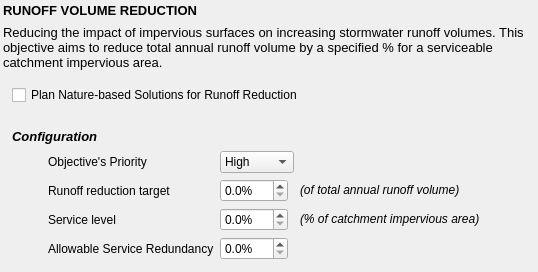
               <widget class="QWidget" name="widget" native="true">
                <layout class="QVBoxLayout" name="verticalLayout_42">
                 <property name="leftMargin">
                  <number>3</number>
                 </property>
                 <property name="topMargin">
                  <number>3</number>
                 </property>
                 <property name="rightMargin">
                  <number>3</number>
                 </property>
                 <property name="bottomMargin">
                  <number>3</number>
                 </property>
                 <item>
                  <widget class="QLabel" name="design_ration_lbl">
                   <property name="minimumSize">
                    <size>
                     <width>0</width>
                     <height>16</height>
                    </size>
                   </property>
                   <property name="maximumSize">
                    <size>
                     <width>16777215</width>
                     <height>16</height>
                    </size>
                   </property>
                   <property name="whatsThis">
                    <string>Select what design goals to consider and what priority they take over each other. Highest priority (1) and Lowest priority (3) influence technology's chance of being implemented. Note that equal priority can be set as well, in which case no one design rationale is more important than the other.</string>
                   </property>
                   <property name="text">
                    <string>&lt;!DOCTYPE HTML PUBLIC &quot;-//W3C//DTD HTML 4.0//EN&quot; &quot;http://www.w3.org/TR/REC-html40/strict.dtd&quot;&gt;
&lt;html&gt;&lt;head&gt;&lt;meta name=&quot;qrichtext&quot; content=&quot;1&quot; /&gt;&lt;style type=&quot;text/css&quot;&gt;
p, li { white-space: pre-wrap; }
&lt;/style&gt;&lt;/head&gt;&lt;body style=&quot; font-family:'MS Shell Dlg 2'; font-size:10pt; font-weight:400; font-style:normal;&quot;&gt;
&lt;p style=&quot; margin-top:0px; margin-bottom:0px; margin-left:0px; margin-right:0px; -qt-block-indent:0; text-indent:0px;&quot;&gt;&lt;span style=&quot; font-weight:600;&quot;&gt;RUNOFF VOLUME REDUCTION&lt;/span&gt;&lt;/p&gt;&lt;/body&gt;&lt;/html&gt;</string>
                   </property>
                  </widget>
                 </item>
                 <item>
                  <widget class="QLabel" name="design_ration_lbl_2">
                   <property name="minimumSize">
                    <size>
                     <width>0</width>
                     <height>0</height>
                    </size>
                   </property>
                   <property name="maximumSize">
                    <size>
                     <width>16777215</width>
                     <height>16777215</height>
                    </size>
                   </property>
                   <property name="whatsThis">
                    <string>Select what design goals to consider and what priority they take over each other. Highest priority (1) and Lowest priority (3) influence technology's chance of being implemented. Note that equal priority can be set as well, in which case no one design rationale is more important than the other.</string>
                   </property>
                   <property name="text">
                    <string>&lt;!DOCTYPE HTML PUBLIC &quot;-//W3C//DTD HTML 4.0//EN&quot; &quot;http://www.w3.org/TR/REC-html40/strict.dtd&quot;&gt;
&lt;html&gt;&lt;head&gt;&lt;meta name=&quot;qrichtext&quot; content=&quot;1&quot; /&gt;&lt;style type=&quot;text/css&quot;&gt;
p, li { white-space: pre-wrap; }
&lt;/style&gt;&lt;/head&gt;&lt;body style=&quot; font-family:'MS Shell Dlg 2'; font-size:10pt; font-weight:400; font-style:normal;&quot;&gt;
&lt;p style=&quot; margin-top:0px; margin-bottom:0px; margin-left:0px; margin-right:0px; -qt-block-indent:0; text-indent:0px;&quot;&gt;Reducing the impact of impervious surfaces on increasing stormwater runoff volumes. This objective aims to reduce total annual runoff volume by a specified % for a serviceable catchment impervious area.&lt;/p&gt;&lt;/body&gt;&lt;/html&gt;</string>
                   </property>
                   <property name="wordWrap">
                    <bool>true</bool>
                   </property>
                  </widget>
                 </item>
                 <item>
                  <widget class="QWidget" name="widget_2" native="true">
                   <layout class="QHBoxLayout" name="horizontalLayout_2">
                    <item>
                     <widget class="QCheckBox" name="ration_runoff_check">
                      <property name="text">
                       <string>Plan Nature-based Solutions for Runoff Reduction</string>
                      </property>
                     </widget>
                    </item>
                   </layout>
                  </widget>
                 </item>
                 <item>
                  <widget class="QWidget" name="widget_3" native="true">
                   <layout class="QGridLayout" name="gridLayout_6">
                    <item row="4" column="0">
                     <spacer name="horizontalSpacer_9">
                      <property name="orientation">
                       <enum>Qt::Horizontal</enum>
                      </property>
                      <property name="sizeType">
                       <enum>QSizePolicy::Minimum</enum>
                      </property>
                      <property name="sizeHint" stdset="0">
                       <size>
                        <width>30</width>
                        <height>20</height>
                       </size>
                      </property>
                     </spacer>
                    </item>
                    <item row="1" column="3" colspan="2">
                     <spacer name="horizontalSpacer_2">
                      <property name="orientation">
                       <enum>Qt::Horizontal</enum>
                      </property>
                      <property name="sizeHint" stdset="0">
                       <size>
                        <width>40</width>
                        <height>20</height>
                       </size>
                      </property>
                     </spacer>
                    </item>
                    <item row="4" column="4">
                     <spacer name="horizontalSpacer_15">
                      <property name="orientation">
                       <enum>Qt::Horizontal</enum>
                      </property>
                      <property name="sizeHint" stdset="0">
                       <size>
                        <width>40</width>
                        <height>20</height>
                       </size>
                      </property>
                     </spacer>
                    </item>
                    <item row="3" column="0">
                     <spacer name="horizontalSpacer_7">
                      <property name="orientation">
                       <enum>Qt::Horizontal</enum>
                      </property>
                      <property name="sizeType">
                       <enum>QSizePolicy::Fixed</enum>
                      </property>
                      <property name="sizeHint" stdset="0">
                       <size>
                        <width>30</width>
                        <height>20</height>
                       </size>
                      </property>
                     </spacer>
                    </item>
                    <item row="4" column="2">
                     <widget class="QDoubleSpinBox" name="service_swmQty">
                      <property name="sizePolicy">
                       <sizepolicy hsizetype="Fixed" vsizetype="Fixed">
                        <horstretch>0</horstretch>
                        <verstretch>0</verstretch>
                       </sizepolicy>
                      </property>
                      <property name="minimumSize">
                       <size>
                        <width>40</width>
                        <height>0</height>
                       </size>
                      </property>
                      <property name="suffix">
                       <string>%</string>
                      </property>
                      <property name="decimals">
                       <number>1</number>
                      </property>
                     </widget>
                    </item>
                    <item row="4" column="3">
                     <widget class="QLabel" name="targets_runoff_lbl_5">
                      <property name="text">
                       <string>&lt;html&gt;&lt;head/&gt;&lt;body&gt;&lt;p&gt;&lt;span style=&quot; font-style:italic;&quot;&gt;(% of catchment impervious area)&lt;/span&gt;&lt;/p&gt;&lt;/body&gt;&lt;/html&gt;</string>
                      </property>
                     </widget>
                    </item>
                    <item row="1" column="2">
                     <widget class="QComboBox" name="comboBox">
                      <item>
                       <property name="text">
                        <string>High</string>
                       </property>
                      </item>
                      <item>
                       <property name="text">
                        <string>Medium</string>
                       </property>
                      </item>
                      <item>
                       <property name="text">
                        <string>Low</string>
                       </property>
                      </item>
                     </widget>
                    </item>
                    <item row="3" column="2">
                     <widget class="QDoubleSpinBox" name="targets_runoff_spin">
                      <property name="sizePolicy">
                       <sizepolicy hsizetype="Fixed" vsizetype="Fixed">
                        <horstretch>0</horstretch>
                        <verstretch>0</verstretch>
                       </sizepolicy>
                      </property>
                      <property name="minimumSize">
                       <size>
                        <width>40</width>
                        <height>0</height>
                       </size>
                      </property>
                      <property name="suffix">
                       <string>%</string>
                      </property>
                      <property name="decimals">
                       <number>1</number>
                      </property>
                     </widget>
                    </item>
                    <item row="1" column="0">
                     <spacer name="horizontalSpacer_16">
                      <property name="orientation">
                       <enum>Qt::Horizontal</enum>
                      </property>
                      <property name="sizeType">
                       <enum>QSizePolicy::Minimum</enum>
                      </property>
                      <property name="sizeHint" stdset="0">
                       <size>
                        <width>30</width>
                        <height>20</height>
                       </size>
                      </property>
                     </spacer>
                    </item>
                    <item row="3" column="1">
                     <widget class="QLabel" name="targets_runoff_lbl">
                      <property name="text">
                       <string>Runoff reduction target</string>
                      </property>
                     </widget>
                    </item>
                    <item row="3" column="3">
                     <widget class="QLabel" name="targets_runoff_lbl_6">
                      <property name="text">
                       <string>&lt;html&gt;&lt;head/&gt;&lt;body&gt;&lt;p&gt;&lt;span style=&quot; font-style:italic;&quot;&gt;(of total annual runoff volume)&lt;/span&gt;&lt;/p&gt;&lt;/body&gt;&lt;/html&gt;</string>
                      </property>
                     </widget>
                    </item>
                    <item row="1" column="1">
                     <widget class="QLabel" name="runoff_pri_lbl">
                      <property name="text">
                       <string>Objective's Priority</string>
                      </property>
                     </widget>
                    </item>
                    <item row="4" column="1">
                     <widget class="QLabel" name="targets_runoff_lbl_4">
                      <property name="text">
                       <string>Service level</string>
                      </property>
                     </widget>
                    </item>
                    <item row="0" column="0" colspan="2">
                     <widget class="QLabel" name="design_ration_lbl_7">
                      <property name="minimumSize">
                       <size>
                        <width>0</width>
                        <height>16</height>
                       </size>
                      </property>
                      <property name="maximumSize">
                       <size>
                        <width>16777215</width>
                        <height>16</height>
                       </size>
                      </property>
                      <property name="whatsThis">
                       <string>Select what design goals to consider and what priority they take over each other. Highest priority (1) and Lowest priority (3) influence technology's chance of being implemented. Note that equal priority can be set as well, in which case no one design rationale is more important than the other.</string>
                      </property>
                      <property name="text">
                       <string>&lt;!DOCTYPE HTML PUBLIC &quot;-//W3C//DTD HTML 4.0//EN&quot; &quot;http://www.w3.org/TR/REC-html40/strict.dtd&quot;&gt;
&lt;html&gt;&lt;head&gt;&lt;meta name=&quot;qrichtext&quot; content=&quot;1&quot; /&gt;&lt;style type=&quot;text/css&quot;&gt;
p, li { white-space: pre-wrap; }
&lt;/style&gt;&lt;/head&gt;&lt;body style=&quot; font-family:'MS Shell Dlg 2'; font-size:10pt; font-weight:400; font-style:normal;&quot;&gt;
&lt;p style=&quot; margin-top:0px; margin-bottom:0px; margin-left:0px; margin-right:0px; -qt-block-indent:0; text-indent:0px;&quot;&gt;&lt;span style=&quot; font-weight:600; font-style:italic;&quot;&gt;Configuration&lt;/span&gt;&lt;/p&gt;&lt;/body&gt;&lt;/html&gt;</string>
                      </property>
                     </widget>
                    </item>
                    <item row="5" column="1">
                     <widget class="QLabel" name="targets_runoff_lbl_11">
                      <property name="text">
                       <string>Allowable Service Redundancy</string>
                      </property>
                     </widget>
                    </item>
                    <item row="5" column="2">
                     <widget class="QDoubleSpinBox" name="service_swmQty_3">
                      <property name="sizePolicy">
                       <sizepolicy hsizetype="Fixed" vsizetype="Fixed">
                        <horstretch>0</horstretch>
                        <verstretch>0</verstretch>
                       </sizepolicy>
                      </property>
                      <property name="minimumSize">
                       <size>
                        <width>40</width>
                        <height>0</height>
                       </size>
                      </property>
                      <property name="suffix">
                       <string>%</string>
                      </property>
                      <property name="decimals">
                       <number>1</number>
                      </property>
                     </widget>
                    </item>
                    <item row="5" column="0">
                     <spacer name="horizontalSpacer_24">
                      <property name="orientation">
                       <enum>Qt::Horizontal</enum>
                      </property>
                      <property name="sizeType">
                       <enum>QSizePolicy::Minimum</enum>
                      </property>
                      <property name="sizeHint" stdset="0">
                       <size>
                        <width>30</width>
                        <height>20</height>
                       </size>
                      </property>
                     </spacer>
                    </item>
                    <item row="5" column="3" colspan="2">
                     <spacer name="horizontalSpacer_25">
                      <property name="orientation">
                       <enum>Qt::Horizontal</enum>
                      </property>
                      <property name="sizeHint" stdset="0">
                       <size>
                        <width>40</width>
                        <height>20</height>
                       </size>
                      </property>
                     </spacer>
                    </item>
                    <item row="3" column="4">
                     <spacer name="horizontalSpacer_6">
                      <property name="orientation">
                       <enum>Qt::Horizontal</enum>
                      </property>
                      <property name="sizeHint" stdset="0">
                       <size>
                        <width>40</width>
                        <height>20</height>
                       </size>
                      </property>
                     </spacer>
                    </item>
                   </layout>
                  </widget>
                 </item>
                </layout>
               </widget>
